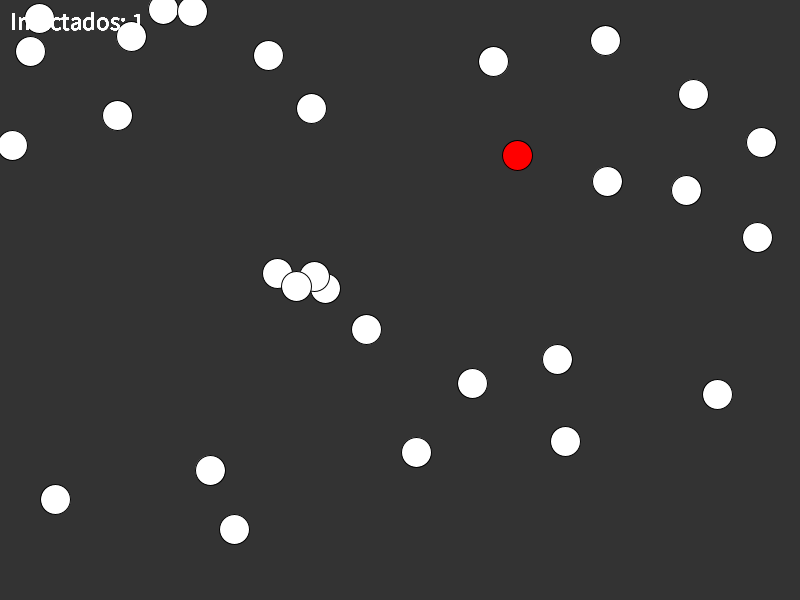
Frame 1 (no input)
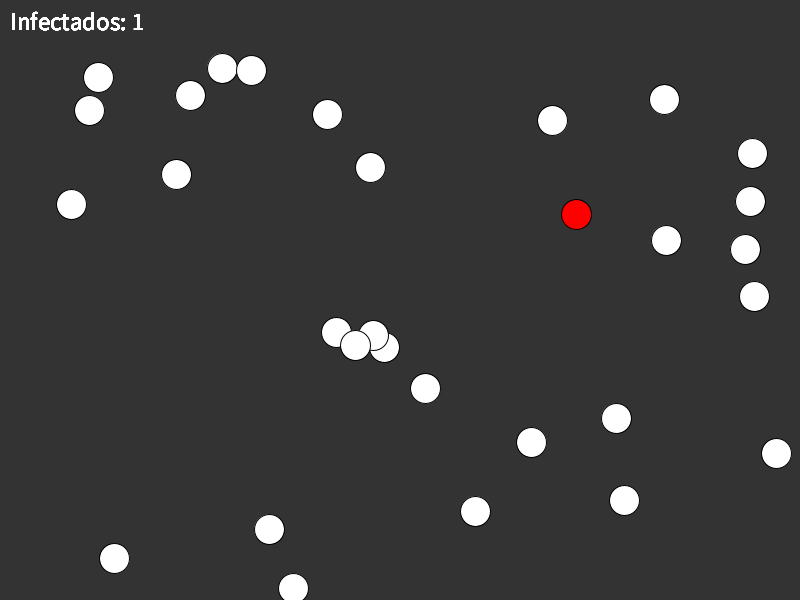
Frame 60 (the mouse pressed at the canvas centre just before this capture)
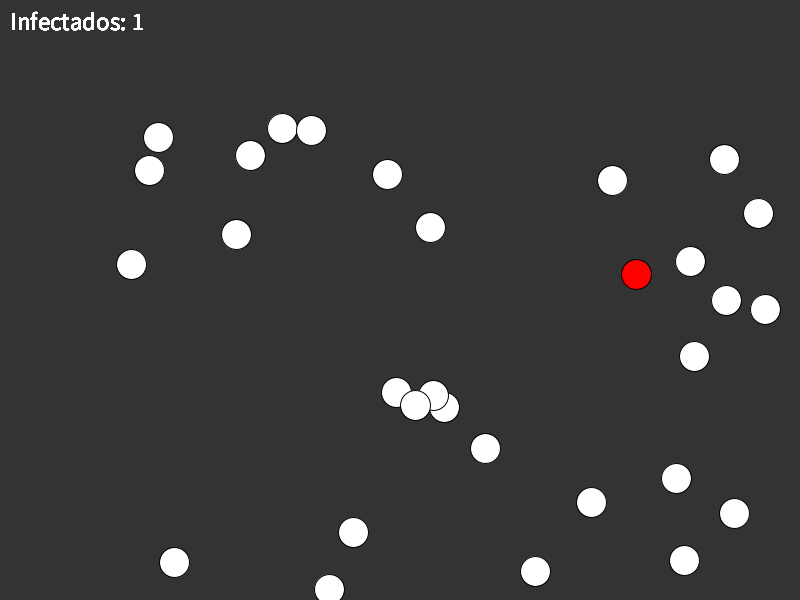
Frame 120 (the mouse held since frame 60 and released just before this capture)

The Processing sketch that drew these frames (run headless with seeded random() and noise(); from frame 60 on, the mouse is pressed at the canvas centre):

// Processing sketch: PRUEBA
// ── PRUEBA.pde
Bola[] bola = new Bola[30];
Zona zona;
void setup() {
  size(800,600);
  
  zona = new Zona(bola);  zona.crearBolitas();
  zona.infectarPrimera();;}

void draw() {
  background(51);
  for(int i=0; i<bola.length; i++){
    bola[i].dibujarBola();
    bola[i].moverBolita();
    zona.infectarCercana(bola);
    textSize(25);
    text("Infectados: " + zona.cantidadContagiados(),10,30);
  }
}

// ── Bola.pde
class Bola
{
  color c;
  color contagiado = #FF0000;
  color curado = #00FF00;
  color sano = #ffffff;
  float r, g, b;
  PVector posicion;
  PVector velocity;
  float tamano_bola = 30;
  boolean infectado;
  
  boolean estado = true;
  boolean estado2 = true;
  
  Bola(float posicion_x, float posicion_y, color coloB)
  {
    this.posicion = new PVector(posicion_x, posicion_y);
    this.c = coloB;
  }
  
  void dibujarBola(){
     fill(this.c);
     ellipse(posicion.x,posicion.y,tamano_bola,tamano_bola);
  }
  
  void moverBolita()
  {
   if(estado ==true)
     {
       posicion.x++;;
       if(posicion.x>785)
       {
         estado = false;
       }
     }else
     {
       posicion.x--;
       if(posicion.x<15)
       {
         estado = true;
       }
     }
     
      if(estado2 ==true)
     {
       posicion.y++;
       if(posicion.y>590)
       {
         estado2 = false;
       }
     }else
     {
       posicion.y--;
       if(posicion.y<15)
       {
         estado2 = true;
       }
     }
  }
  
    void infectar(color colorInfec)
    {
      this.c = colorInfec;
      this.infectado = true;
    }
}

// ── Lugar.pde
class Zona
{
  color contagiado = #FF0000;
  color curado = #00FF00;
  color sano = #ffffff;
  int d = 10;
  int posicion_x, posicion_y, ancho, largo, infectados = 1;
  Bola[] bolas;
  boolean tieneCuarentena;
  // Cuarentena cuarentena;

  Zona(Bola[] bolas)
  {
   // this.posicion_x = x;
   // this.posicion_y = y;
    // this.ancho = ancho;
    // this.largo = largo;
    this.bolas = bolas;
    // this.tieneCuarentena = tieneCuarentena;
  }

  void crearBolitas()
  {
    for (int i=0; i<this.bolas.length; i++) {
      this.bolas[i] = new Bola (random(width),(random(height)), sano);
    }
  }
  void infectarPrimera()
  {
    //infecta primera bola
    this.bolas[0].infectar(contagiado);
  }
  
  void infectarCercana(Bola[] bol)
  {
      for (int i=0; i<this.bolas.length; i++) {
        
        for (int j=0; j<this.bolas.length; j++) {
            int distancia = (int) dist(bol[i].posicion.x, bol[i].posicion.y, bol[j].posicion.x,bol[j].posicion.y);
            
            if(i != j && distancia<=d)
            {
             if(this.bolas[i].infectado && !this.bolas[j].infectado)
             {
               this.bolas[j].infectar(contagiado);
               this.infectados++;
             }
            }
        }
      }
    }
    
    int cantidadContagiados(){
     return infectados; 
    }
}
